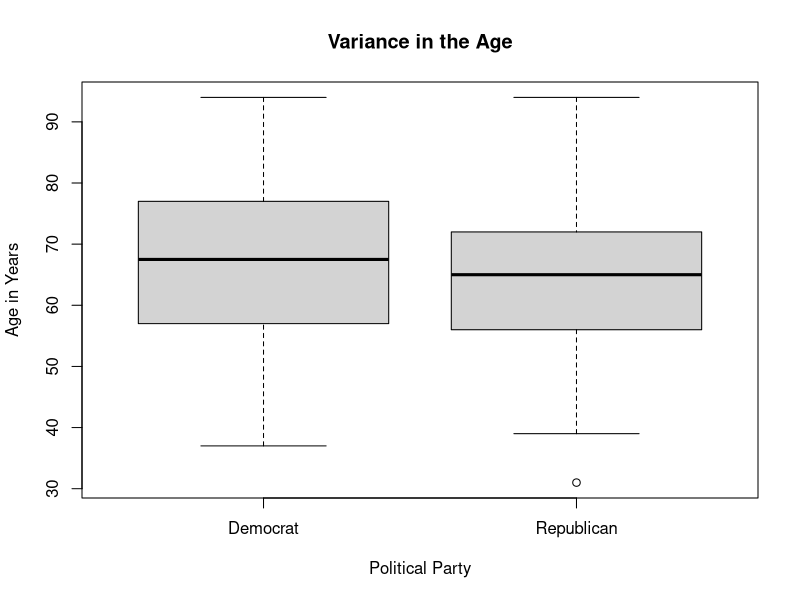
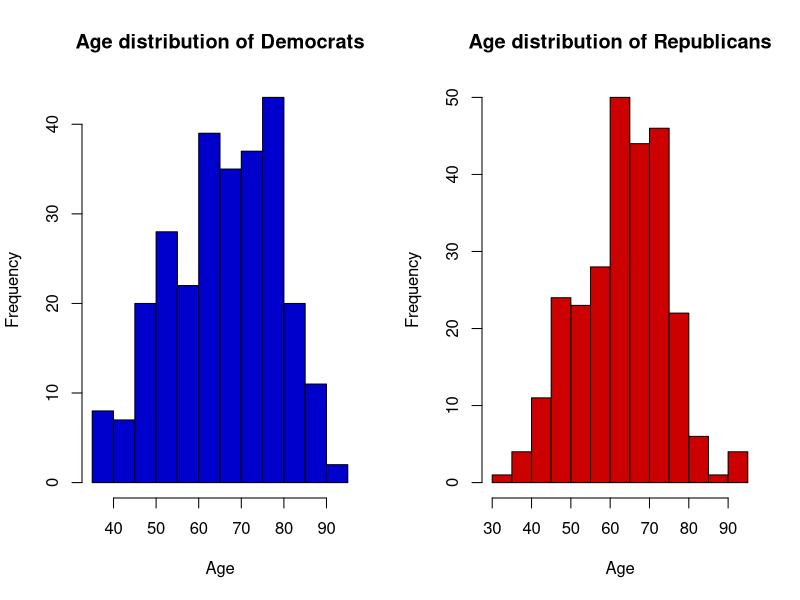

These charts were generated, in order, by the following R code: (Note: this script raises an error after producing the figures.)
## ---- chunk 1
library(dplyr)
library(knitr)
library(tidyverse) 
## ---- chunk 2
setwd("C:\\Users\\savit\\lab_1\\datasets")
legislator_full_data <- read_csv("legislators-current.csv")
## ---- chunk 3
Num_Of_Rows <- nrow(legislator_full_data)
Num_Of_Columns <- ncol(legislator_full_data)
sprintf('The Dataset had %i Rows and %i Columns', Num_Of_Rows ,Num_Of_Columns)
## ---- chunk 4
legislator_subset_data <- legislator_full_data %>%
  select (full_name, birthday, party)  %>%
    filter(party != 'Independent')
## ---- chunk 5
currentDate <- Sys.Date()
legislator_DemRep_Age_data  <- legislator_subset_data %>% 
  mutate(AgeInYears = round((as.numeric(difftime(currentDate , birthday,units = "weeks")))/52))
## ---- chunk 6
legislator_DemRep_Age_data %>% count(party) 
## ---- chunk 7
boxplot(legislator_DemRep_Age_data$AgeInYears~legislator_DemRep_Age_data$party, main=  "Variance in the Age", xlab = "Political Party", ylab = "Age in Years")
## ---- chunk 8
par(mfrow=c(1,2))
hist((legislator_DemRep_Age_data %>% select(party,AgeInYears)  %>%
    filter(party == 'Democrat'))$AgeInYears, main = "Age distribution of Democrats", col='blue3', xlab='Age')

hist((legislator_DemRep_Age_data %>% select(party,AgeInYears)  %>%
    filter(party == 'Republican'))$AgeInYears, main = "Age distribution of Republicans", col='red3', xlab='Age')

## ---- chunk 9

wilcox.test(legislator_DemRep_Age_data$AgeInYears~legislator_DemRep_Age_data$party, mu=0, alt = "two.sided", conf.int = T, conf.level=0.95,  paired=F, exact=F, correct=T)
